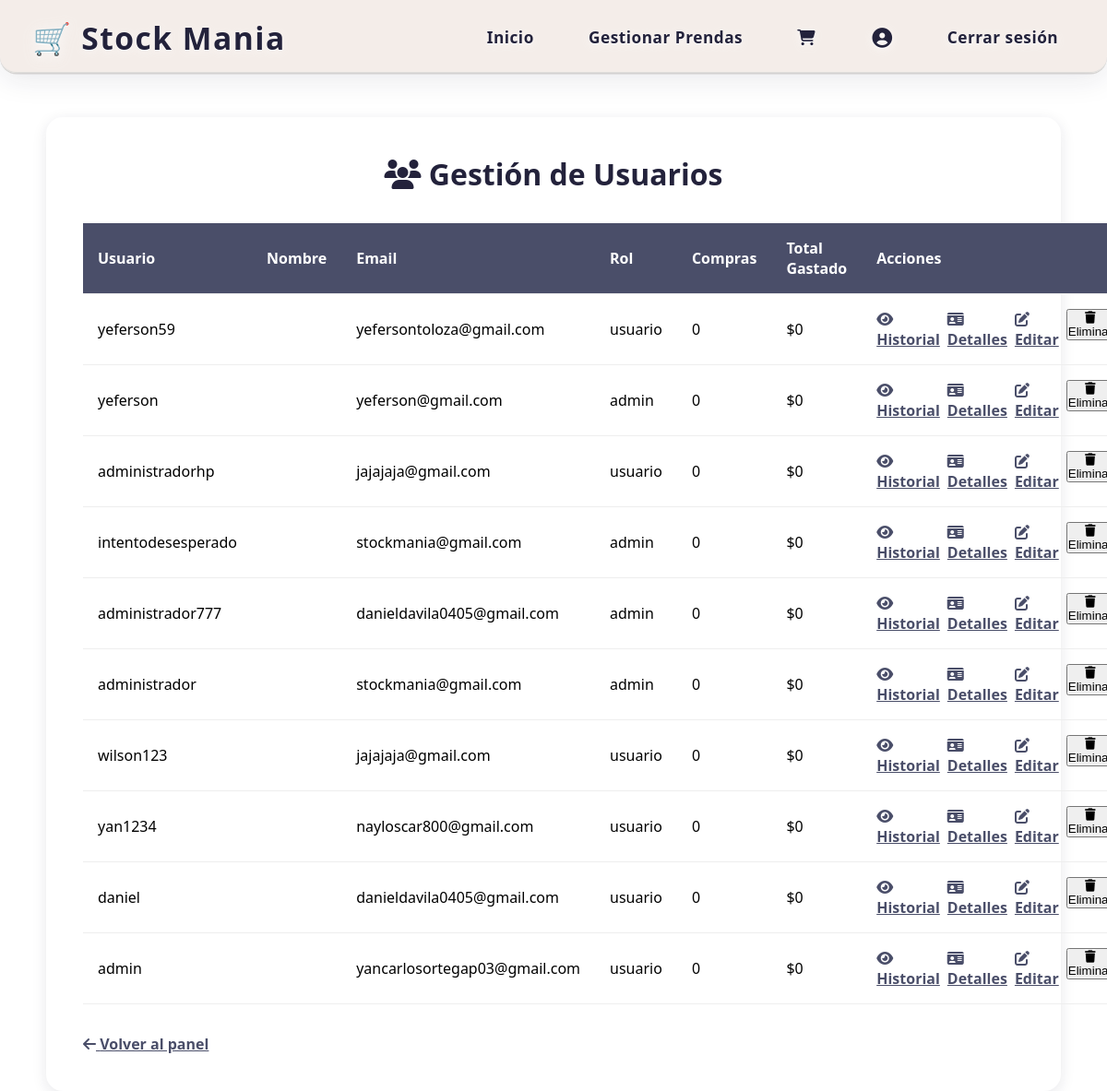
Screenshot of /gestion-usuarios/ (signed in) with the database file from the repository.
### applications/usuarios/models.py (models this page shows, shortened)
class Usuario(AbstractUser):
    ROLES = (
        ('admin', 'Administrador'),
        ('usuario', 'Usuario'),
    )
    rol = models.CharField(max_length=10, choices=ROLES, default='usuario')
    otp_secret = models.CharField(max_length=32, blank=True, null=True)

### applications/usuarios/views.py (the view)
# urls.py: path('gestion-usuarios/', views.gestion_usuarios, name='gestion_usuarios'),
@login_required
def gestion_usuarios(request):
    if not (request.user.is_staff or getattr(request.user, 'rol', None) == 'admin'):
        return HttpResponseForbidden('No tienes permisos para acceder a esta página.')
    User = get_user_model()
    usuarios = User.objects.all().annotate(
        total_ventas=Count('historial'),
        total_gastado=Sum('historial__total_pago')
    ).order_by('-date_joined')
    context = {
        'usuarios': usuarios,
    }
    return render(request, 'usuarios/gestion_usuarios.html', context)

### applications/prendas/models.py (called while the page is built)
    def total_items(self):
        return sum(item.cantidad for item in self.items.all())

### templates/usuarios/gestion_usuarios.html (shortened to what this page needs)
{% load static %}
<!DOCTYPE html>
<html lang="es">
<head>
  <link rel="stylesheet" href="{% static 'css/menu_usuarios.css' %}" />
  <link rel="stylesheet" href="https://cdnjs.cloudflare.com/ajax/libs/font-awesome/6.5.0/css/all.min.css" />
</head>
<body>
  {% include 'usuarios/header.html' %}
  <div class="usuarios-container">
    <div class="usuarios-header">
      <h1><i class="fa-solid fa-users"></i> Gestión de Usuarios</h1>
    </div>
    <table>
      <thead>
        <tr>
          <th>Usuario</th>
          <th>Nombre</th>
          <th>Email</th>
          <th>Rol</th>
          <th>Compras</th>
          <th>Total Gastado</th>
          <th>Acciones</th>
        </tr>
      </thead>
      <tbody>
        {% for usuario in usuarios %}
        <tr>
          <td>{{ usuario.username }}</td>
          <td>{{ usuario.first_name }} {{ usuario.last_name }}</td>
          <td>{{ usuario.email }}</td>
          <td>{{ usuario.rol|default:'-' }}</td>
          <td>{{ usuario.total_ventas|default:0 }}</td>
          <td>${{ usuario.total_gastado|default:0|floatformat:0 }}</td>
          <td class="acciones">
            <a href="{% url 'historial:historial_usuario_admin' usuario.id %}"><i class="fa-solid fa-eye"></i> Historial</a>
            <a href="{% url 'usuarios:detalle_usuario' usuario.id %}"><i class="fa-solid fa-id-card"></i> Detalles</a>
            <a href="{% url 'usuarios:editar_usuario' usuario.id %}"><i class="fa-solid fa-pen-to-square"></i> Editar</a>
            <form action="{% url 'usuarios:eliminar_usuario' usuario.id %}" method="post" style="display:inline;">
              <button type="submit" onclick="return confirm('¿Seguro que deseas eliminar este usuario?');"><i class="fa-solid fa-trash"></i> Eliminar</button>
            </form>
          </td>
        </tr>
        {% empty %}
        <tr><td colspan="7" style="text-align:center;">No hay usuarios registrados.</td></tr>
        {% endfor %}
      </tbody>
    </table>
    <a href="{% url 'usuarios:menu' %}" style="color:#4a4e69;text-decoration:underline;font-weight:600;"><i class="fa-solid fa-arrow-left"></i> Volver al panel</a>
  </div>
</body>
</html>

### static/css/menu_usuarios.css (style rules this page uses)
* { margin: 0; padding: 0; box-sizing: border-box; }
body, html { font-family: 'Segoe UI', sans-serif; height: 100%; }

### templates/usuarios/gestion_usuarios.html (style rules this page uses)
.usuarios-container { max-width: 1100px; margin: 3rem auto; background: #fff; border-radius: 18px; box-shadow: 0 4px 16px rgba(34,34,59,0.10); padding: 2.5rem; }
.usuarios-header { text-align: center; margin-bottom: 2rem; }
.usuarios-header h1 { font-size: 2rem; font-weight: 700; color: #23223b; }
table { width: 100%; border-collapse: collapse; margin-bottom: 2rem; }
th, td { padding: 1rem; border-bottom: 1px solid #eee; text-align: left; }
th { background: #4a4e69; color: white; font-weight: 600; }
.acciones { display: flex; gap: 0.5rem; }
.acciones a, .acciones form { color: #4a4e69; text-decoration: underline; font-weight: 600; background: none; border: none; cursor: pointer; display: inline; }

### rows the page displays
Usuario: username "yeferson59", email "yefersontoloza@gmail.com", rol "usuario", total_ventas "0", total_gastado "0"
Usuario: username "yeferson", email "yeferson@gmail.com", rol "admin", total_ventas "0", total_gastado "0"
Usuario: username "administradorhp", email "jajajaja@gmail.com", rol "usuario", total_ventas "0", total_gastado "0"
Usuario: username "intentodesesperado", email "stockmania@gmail.com", rol "admin", total_ventas "0", total_gastado "0"
Usuario: username "administrador777", email "danieldavila0405@gmail.com", rol "admin", total_ventas "0", total_gastado "0"
Usuario: username "administrador", email "stockmania@gmail.com", rol "admin", total_ventas "0", total_gastado "0"
Usuario: username "wilson123", email "jajajaja@gmail.com", rol "usuario", total_ventas "0", total_gastado "0"
Usuario: username "yan1234", email "nayloscar800@gmail.com", rol "usuario", total_ventas "0", total_gastado "0"
Usuario: username "daniel", email "danieldavila0405@gmail.com", rol "usuario", total_ventas "0", total_gastado "0"
Usuario: username "admin", email "yancarlosortegap03@gmail.com", rol "usuario", total_ventas "0", total_gastado "0"
